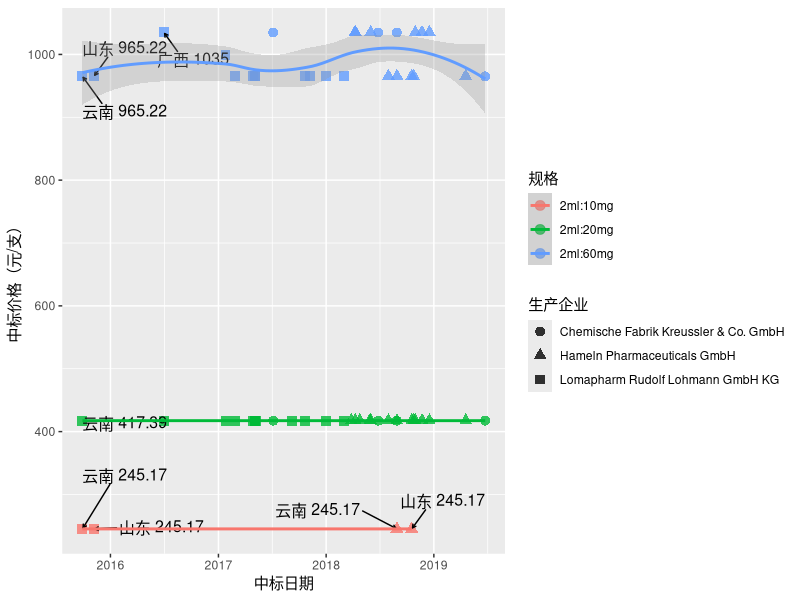

Write R code to recreate this figure.
## ---- chunk 1
knitr::opts_chunk$set(cache = TRUE)
## ---- chunk 2
# 聚多卡醇中标信息分析

library(openxlsx)
library(ggplot2)
library(dplyr)
library(ggrepel)

data <- read.xlsx("jdkczbxx.xlsx", colNames = TRUE)  # 聚多卡醇中标信息查询
colnames(data) <- c('genname', 'brandname', 'dosageForm', 'specification', 'bzzhb',
                    'unit', 'price', 'zlcc', 'manufacturer', 'biddingEnterprise',
                    'provice', 'date', 'remarks', 'source') 
# as.Date(data$date, origin = '1899-12-30')  # 为什么不是1970-01-01？

# windows()
# x11()
ggplot(data, aes(x = as.Date(data$date, origin = '1899-12-30'), 
                 y = price/bzzhb, colour = specification)) +
  geom_point(aes(shape = manufacturer),size = 3, alpha = 0.8) +
  geom_text_repel(aes(label = paste(provice, price/bzzhb)), size = 4, colour = "black",
                  arrow = arrow(length = unit(0.008, "npc")),
                  box.padding = 1) +
  geom_smooth(aes(group = specification, colour = specification), alpha = 0.3) +
  xlab("中标日期") +
  ylab("中标价格（元/支）") +
  scale_shape_discrete('生产企业') +
  scale_colour_discrete('规格')
